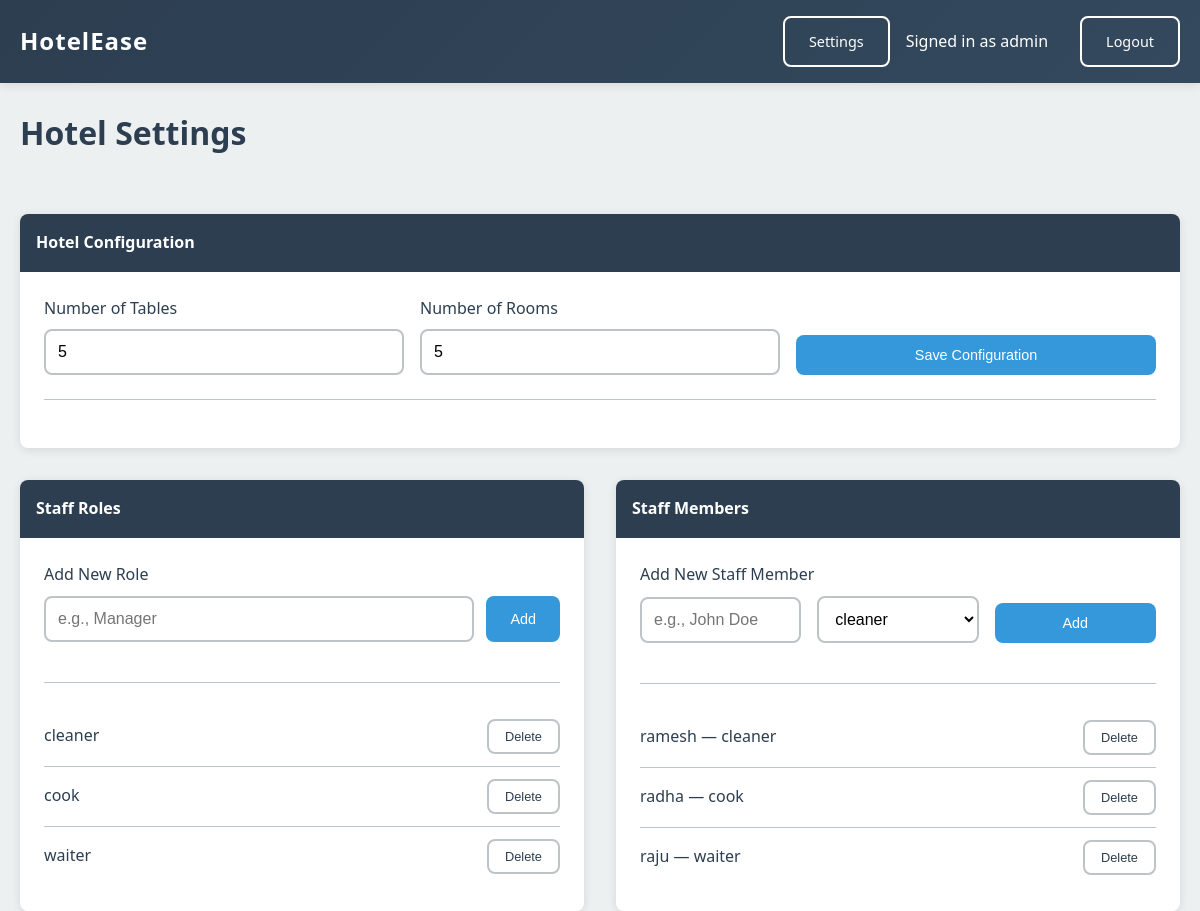
Page /settings/ (signed in) on the committed database.
### hotel_queue/models.py (models this page shows, shortened)
class HotelSettings(models.Model):
    num_tables = models.PositiveIntegerField(default=10)
    num_rooms = models.PositiveIntegerField(default=10)

class StaffRole(models.Model):
    name = models.CharField(max_length=64, unique=True)

class StaffMember(models.Model):
    name = models.CharField(max_length=64)
    role = models.ForeignKey(StaffRole, on_delete=models.CASCADE, related_name="members")

### hotel_queue/views.py (the view, shortened to what this page needs)
# urls.py: path("settings/", views.settings_page, name="settings_page"),
@login_required
def settings_page(request):
    if not request.user.is_staff:
        messages.error(request, "Settings are for staff only.")
        return redirect("dashboard")
    settings_obj, _ = HotelSettings.objects.get_or_create(id=1)
    roles = StaffRole.objects.all()
    staff = StaffMember.objects.select_related("role").all()
    roles = StaffRole.objects.all()
    staff = StaffMember.objects.select_related("role").all()
    return render(request, "hotel_queue/settings.html", {"settings": settings_obj, "roles": roles, "staff": staff})

### templates/hotel_queue/settings.html (shortened to what this page needs)
{% extends "base.html" %}
{% block content %}
<div class="dashboard-header">
  <h1 class="dashboard-title">Hotel Settings</h1>
</div>
<div class="card">
  <div class="card-header">Hotel Configuration</div>
  <div class="card-body">
    <form method="post" class="settings-form">
      <div class="form-row">
        <div class="form-col">
          <label class="form-label">Number of Tables</label>
          <input type="number" class="form-control" name="num_tables" min="1" value="{{ settings.num_tables }}">
        </div>
        <div class="form-col">
          <label class="form-label">Number of Rooms</label>
          <input type="number" class="form-control" name="num_rooms" min="1" value="{{ settings.num_rooms }}">
        </div>
        <div class="form-col">
          <button class="btn btn-primary w-100" type="submit">Save Configuration</button>
        </div>
      </div>
    </form>
  </div>
</div>
<div class="settings-grid">
  <div class="settings-section">
    <div class="settings-header">Staff Roles</div>
    <div class="settings-body">
      <form method="post" class="settings-form">
        <div class="form-group">
          <label class="form-label">Add New Role</label>
          <div class="d-flex gap-1">
            <input type="text" class="form-control" name="role_name" placeholder="e.g., Manager">
            <button class="btn btn-primary" type="submit">Add</button>
          </div>
        </div>
      </form>
      <ul class="settings-list">
        {% for r in roles %}
          <li class="settings-item">
            <span>{{ r.name }}</span>
            <form method="post" style="display: inline;">
              <button class="btn btn-sm btn-outline-secondary" type="submit">Delete</button>
            </form>
          </li>
        {% empty %}
          <li class="text-muted">No roles yet. Add one above.</li>
        {% endfor %}
      </ul>
    </div>
  </div>
  <div class="settings-section">
    <div class="settings-header">Staff Members</div>
    <div class="settings-body">
      <form method="post" class="settings-form">
        <div class="form-group">
          <label class="form-label">Add New Staff Member</label>
          <div class="form-row">
            <div class="form-col">
              <input type="text" class="form-control" name="staff_name" placeholder="e.g., John Doe">
            </div>
            <div class="form-col">
              <select name="staff_role_id" class="form-select">
                {% for r in roles %}
                  <option value="{{ r.id }}">{{ r.name }}</option>
                {% endfor %}
              </select>
            </div>
            <div class="form-col">
              <button class="btn btn-primary w-100" type="submit">Add</button>
            </div>
          </div>
        </div>
      </form>
      <ul class="settings-list">
        {% for s in staff %}
          <li class="settings-item">
            <span>{{ s.name }} — {{ s.role.name }}</span>
            <form method="post" style="display: inline;">
              <button class="btn btn-sm btn-outline-secondary" type="submit">Delete</button>
            </form>
          </li>
        {% empty %}
          <li class="text-muted">No staff members yet. Add one above.</li>
        {% endfor %}
      </ul>
    </div>
  </div>
</div>
{% endblock %}

### templates/base.html (shortened to what this page needs)
{% load static %}
<!DOCTYPE html>
<html lang="en">
<head>
    <link rel="stylesheet" href="{% static 'style.css' %}">
</head>
<body>
<nav class="navbar">
  <div class="navbar-content">
    <a class="navbar-brand" href="/">HotelEase</a>
    <div class="navbar-actions">
      {% if user.is_staff %}
        <a class="btn btn-outline-light" href="{% url 'settings_page' %}">Settings</a>
      {% endif %}
      {% if user.is_authenticated %}
        <span class="navbar-text">Signed in as {{ user.username }}</span>
        <a class="btn btn-outline-light" href="{% url 'logout' %}">Logout</a>
      {% else %}
        <a class="btn btn-outline-light" href="{% url 'login' %}">Login</a>
      {% endif %}
    </div>
  </div>
</nav>
<main class="container">
    {% block content %}{% endblock %}
</main>
</body>
</html>

### static/style.css (style rules this page uses)
:root { --primary-color: #2c3e50; --secondary-color: #3498db; --accent-color: #e74c3c; --success-color: #27ae60; --warning-color: #f39c12; --danger-color: #e74c3c; --light-bg: #ecf0f1; --dark-bg: #34495e; --white: #ffffff; --text-dark: #2c3e50; --text-light: #7f8c8d; --border-color: #bdc3c7; --shadow: 0 2px 10px rgba(0,0,0,0.1); --border-radius: 8px; --transition: all 0.3s ease; }
* { margin: 0; padding: 0; box-sizing: border-box; }
body { font-family: 'Segoe UI', Tahoma, Geneva, Verdana, sans-serif; line-height: 1.6; color: var(--text-dark); background-color: var(--light-bg); }
.container { max-width: 1200px; margin: 0 auto; padding: 0 20px; }
.navbar { background: linear-gradient(135deg, var(--primary-color), var(--dark-bg)); padding: 1rem 0; box-shadow: var(--shadow); position: sticky; top: 0; z-index: 1000; }
.navbar-content { display: flex; justify-content: space-between; align-items: center; max-width: 1200px; margin: 0 auto; padding: 0 20px; }
.navbar-brand { color: var(--white); text-decoration: none; font-size: 1.5rem; font-weight: bold; letter-spacing: 1px; }
.navbar-actions { display: flex; align-items: center; gap: 1rem; }
.navbar-text { color: var(--white); margin-right: 1rem; }
.btn { display: inline-block; padding: 0.75rem 1.5rem; border: none; border-radius: var(--border-radius); text-decoration: none; font-weight: 500; text-align: center; cursor: pointer; transition: var(--transition); font-size: 0.9rem; }
.btn-primary { background: var(--secondary-color); color: var(--white); }
.btn-outline-light { background: transparent; color: var(--white); border: 2px solid var(--white); }
.btn-outline-secondary { background: transparent; color: var(--text-dark); border: 2px solid var(--border-color); }
.btn-sm { padding: 0.5rem 1rem; font-size: 0.8rem; }
.card { background: var(--white); border-radius: var(--border-radius); box-shadow: var(--shadow); margin-bottom: 2rem; overflow: hidden; }
.card-header { background: var(--primary-color); color: var(--white); padding: 1rem; font-weight: bold; }
.card-body { padding: 1.5rem; }
.form-group { margin-bottom: 1rem; }
.form-label { display: block; margin-bottom: 0.5rem; font-weight: 500; color: var(--text-dark); }
.form-control, .form-select { width: 100%; padding: 0.75rem; border: 2px solid var(--border-color); border-radius: var(--border-radius); font-size: 1rem; transition: var(--transition); background: var(--white); }
.dashboard-header { display: flex; justify-content: space-between; align-items: center; margin-bottom: 2rem; flex-wrap: wrap; gap: 1rem; padding: 1.5rem 0; }
.dashboard-title { color: var(--primary-color); font-size: 2rem; font-weight: bold; }
.form-row { display: flex; gap: 1rem; align-items: end; flex-wrap: wrap; }
.form-col { flex: 1; min-width: 150px; }
.settings-grid { display: grid; grid-template-columns: repeat(auto-fit, minmax(300px, 1fr)); gap: 2rem; margin-top: 2rem; }
.settings-section { background: var(--white); border-radius: var(--border-radius); box-shadow: var(--shadow); overflow: hidden; }
.settings-header { background: var(--primary-color); color: var(--white); padding: 1rem; font-weight: bold; }
.settings-body { padding: 1.5rem; }
.settings-form { margin-bottom: 1.5rem; padding-bottom: 1.5rem; border-bottom: 1px solid var(--border-color); }
.settings-list { list-style: none; }
.settings-item { display: flex; justify-content: space-between; align-items: center; padding: 0.75rem 0; border-bottom: 1px solid var(--border-color); }
.settings-item:last-child { border-bottom: none; }
.d-flex { display: flex; }
.gap-1 { gap: 0.75rem; }
.w-100 { width: 100%; }

### rows in the picture
HotelSettings: num_tables "5", num_rooms "5"
StaffRole: name "cleaner"
StaffRole: name "cook"
StaffRole: name "waiter"
StaffMember: name "ramesh", role.name "cleaner"
StaffMember: name "radha", role.name "cook"
StaffMember: name "raju", role.name "waiter"

### other values in the picture
{{ user.username }} "admin"
form field staff_role_id "cleaner"
